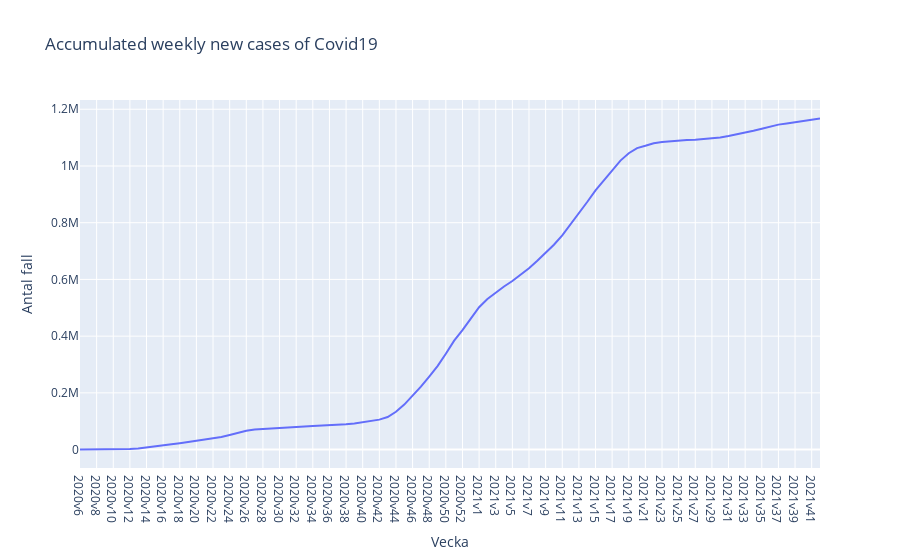

Notebook code cell kept with this figure:
### Markdown cell above
- f) Rita linjediagram av kumulativt antal fall från 2020v6 till nu.

### Code cell
fig = px.line(covid19, x="Vecka", 
                        y="Ackumulerade antal fall", 
                        title='Accumulated weekly new cases of Covid19', 
                        labels = {
                            "Ackumulerade antal fall":"Antal fall"
                        })

fig.show()

fig.write_html("Visualiseringar/Upp1_f_Accumulated_weekly_new_cases_of_Covid19.html")

### Figure 1 — Plotly figure (JSON) as saved in the notebook; plotly's stock layout.template omitted (floating-point values rounded to 4 significant figures)
{"data": [{"hovertemplate": "Vecka=%{x}<br>Antal fall=%{y}<extra></extra>", "legendgroup": "", "line": {"color": "#636efa", "dash": "solid"}, "marker": {"symbol": "circle"}, "mode": "lines", "name": "", "orientation": "v", "showlegend": false, "type": "scatter", "x": ["2020v6", "2020v7", "2020v8", "2020v9", "2020v10", "2020v11", "2020v12", "2020v13", "2020v14", "2020v15", "2020v16", "2020v17", "2020v18", "2020v19", "2020v20", "2020v21", "2020v22", "2020v23", "2020v24", "2020v25", "2020v26", "2020v27", "2020v28", "2020v29", "2020v30", "2020v31", "2020v32", "2020v33", "2020v34", "2020v35", "2020v36", "2020v37", "2020v38", "2020v39", "2020v40", "2020v41", "2020v42", "2020v43", "2020v44", "2020v45", "2020v46", "2020v47", "2020v48", "2020v49", "2020v50", "2020v51", "2020v52", "2020v53", "2021v1", "2021v2", "2021v3", "2021v4", "2021v5", "2021v6", "2021v7", "2021v8", "2021v9", "2021v10", "2021v11", "2021v12", "2021v13", "2021v14", "2021v15", "2021v16", "2021v17", "2021v18", "2021v19", "2021v20", "2021v21", "2021v22", "2021v23", "2021v24", "2021v25", "2021v26", "2021v27", "2021v28", "2021v29", "2021v30", "2021v31", "2021v32", "2021v33", "2021v34", "2021v35", "2021v36", "2021v37", "2021v38", "2021v39", "2021v40", "2021v41", "2021v42"], "xaxis": "x", "y": [1, 1, 1, 14, 225, 1063, 1987, 3944, 7173, 10913, 14665, 18868, 22700, 26853, 30722, 34381, 38661, 44682, 51805, 58878, 66333, 70612, 72791, 74413, 75729, 77285, 79299, 81351, 83038, 84238, 85570, 87162, 89242, 92161, 95803, 100081, 105701, 114856, 133330, 158735, 190054, 221998, 257558, 294395, 338026, 384203, 421337, 462660, 502115, 531057, 554287, 574947, 594552, 615835, 639450, 666140, 693888, 722443, 755476, 793357, 831743, 872890, 913927, 949959, 985265, 1018945, 1044861, 1063030, 1071004, 1080098, 1084492, 1087340, 1089322, 1091191, 1092705, 1094586, 1097248, 1100707, 1105315, 1111135, 1117599, 1124288, 1131524, 1139496, 1145761, 1150068, 1154308, 1158448, 1162522, 1167723], "yaxis": "y"}], "layout": {"legend": {"tracegroupgap": 0}, "title": {"text": "Accumulated weekly new cases of Covid19"}, "xaxis": {"anchor": "y", "domain": [0, 1], "title": {"text": "Vecka"}}, "yaxis": {"anchor": "x", "domain": [0, 1], "title": {"text": "Antal fall"}}}}
